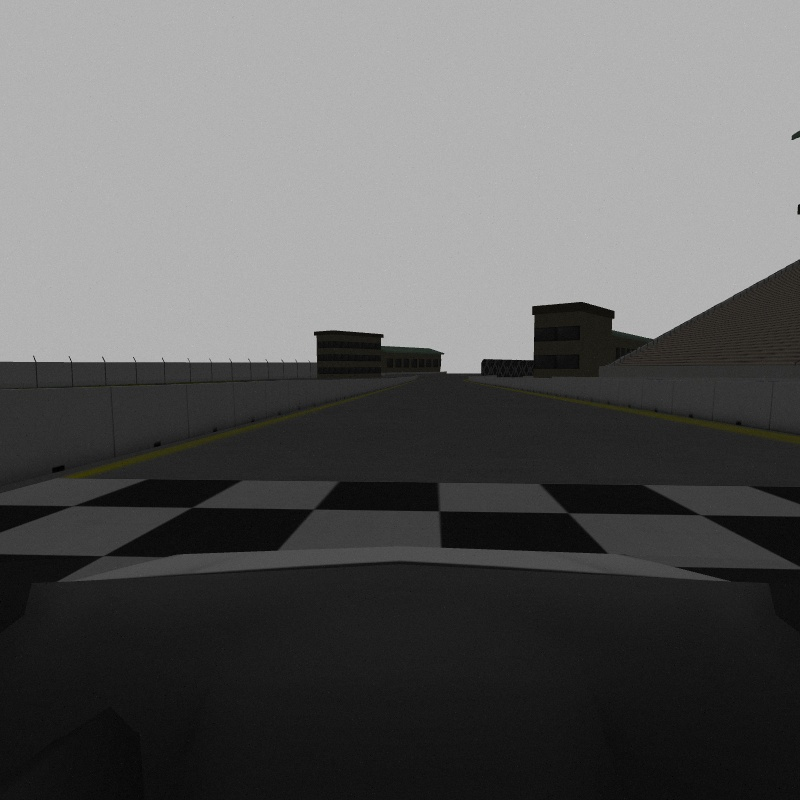
#> input picture resource/cv_image.jpg, 800 x 800 px, found by its file name
$ python test_treshold.py   (older library calls are emulated)
#> lines starting #> are read from the running program, lines starting #| are printed output that depends on the picture; after the words box and inside, x2 and y2 are one past the last pixel; in counts of white or black regions, pixels touching at a corner belong together; long printed decimals are rounded
import os
import cv2
import numpy as np

transform_matrix = np.array([
                    [-1.21530281e-01, -1.06108400e+00,  4.47978917e+02],
                    [-9.96030789e-06, -2.26076934e+00,  9.09619100e+02],
                    [-1.24503849e-08, -2.65468183e-03,  1.00000000e+00]])
inverse_matrix =np.array([
    [ 5.60456644e-01, -4.66465832e-01,  1.73233692e+02],
    [-4.96760242e-06, -4.42323786e-01,  4.02348598e+02],
    [-6.20950128e-09, -1.17423505e-03,  1.00000000e+00]])

test_dir_path = '/home/catundertheleaf/robocar/robocar_ws/src/path_from_image/resource'

def drawLaneArea(cv_image):
        """Draw lane area on top of the image

        Args:
            cv_image (OpenCV image): image to be drawn on

        Returns:
            np.array: image with lane area drawn on it
        """

        # get the tresholded image
        warp_img = warp(cv_image)
        binary = treshold_binary(warp_img)
        left_fit, right_fit, out_img = fit_polynomial(binary)
        draw_img = draw_filled_polygon(out_img, left_fit, right_fit)
        waypoints, draw_img = get_middle_line(draw_img, left_fit, right_fit, draw=True)

        cv2.imwrite(os.path.join(test_dir_path, 'treshold_middle.jpg'), draw_img)

        unwarp_img = warp(draw_img, top_view=False)
        print(draw_img.shape)
        print(waypoints)
        unwarped_waypoints = cv2.perspectiveTransform( np.array([waypoints]), inverse_matrix)
        print(unwarped_waypoints)
        # for point in unwarped_waypoints[0].astype(np.int64):
        #     cv2.drawMarker(unwarp_img, (point[0], point[1]), (255, 255, 255), cv2.MARKER_CROSS, thickness=5)
        for p in unwarped_waypoints[0]:
            print(p[0], p[1])

        lane_area_img = cv2.addWeighted(cv_image,  0.8, unwarp_img,  0.7, 0)


        cv2.imwrite(os.path.join(test_dir_path, 'lane_image_middle.jpg'), lane_area_img)

        return lane_area_img

def warp(image, top_view=True):
    """wrap image into top-view perspective

    Args:
        image (cv2_img): image to transform
        top_view (bool, optional): warp into top-view perspective or vice versa. Defaults to True.

    Returns:
        cv2_img: wraped image
    """
    h, w = image.shape[0], image.shape[1]
    birds_image = image
    matrix = transform_matrix
    if not top_view:
        matrix = inverse_matrix
    if (matrix is None):
        return birds_image
    else:
        birds_image = cv2.warpPerspective(np.copy(image), matrix, (w, h))
    return birds_image

def get_middle_line(img, left_fit, right_fit, draw=False):
    draw_img = np.copy(img)
    ploty, left_fitx, right_fitx = get_xy(img.shape[0], 10, left_fit, right_fit)
    middle_fitx = (left_fitx + right_fitx) / 2
    middle_lane_points = np.asarray([middle_fitx, ploty]).T
    if draw:
        for point in middle_lane_points.astype(np.int64):
            cv2.drawMarker(draw_img, (point[0], point[1]), (255, 255, 255), cv2.MARKER_CROSS, thickness=5)

    return middle_lane_points, draw_img

# draw a green polygon between two lanes
def draw_filled_polygon(img, left_fit, right_fit):
    draw_img = np.copy(img)
    ploty, left_fitx, right_fitx = get_xy(draw_img.shape[0], draw_img.shape[0], left_fit, right_fit)

    all_x = np.concatenate([left_fitx, np.flip(right_fitx, 0)])
    all_y = np.concatenate([ploty, np.flip(ploty, 0)])
    all_points = [(np.asarray([all_x, all_y]).T).astype(np.int64)]
    cv2.fillPoly(draw_img, all_points, (0,255,0))

    return draw_img

def get_xy(shape_0, num_points, left_fit, right_fit):
    ploty = np.linspace(0, shape_0-1, num_points)
    try:
        left_fitx = left_fit[0]*ploty**2 + left_fit[1]*ploty + left_fit[2]
        right_fitx = right_fit[0]*ploty**2 + right_fit[1]*ploty + right_fit[2]
    except TypeError:
        # Avoids an error if `left` and `right_fit` are still none or incorrect
        print('The function failed to fit a line!')
        left_fitx = 1*ploty**2 + 1*ploty
        right_fitx = 1*ploty**2 + 1*ploty

    return ploty, left_fitx, right_fitx

def fit_polynomial(treshold_warped):
    """return polynomial for both lanes

    Args:
        treshold_warped (CVimage): tresholded binary image

    Returns:
        tuple: polynomials for right and left lane
    """
    # ym_per_pix, xm_per_pix - meters per pixel in x or y dimension
    ym_per_pix=1
    xm_per_pix=1
    left_fit = [0,0,0]
    right_fit = [0,0,0]

    # Find our lane pixels first
    leftx, lefty, rightx, righty, out_img = find_lane_pixels(treshold_warped)

    # check if the image is not empty
    if (leftx.size > 0 and lefty.size > 0 and rightx.size > 0 and righty.size > 0):
        left_fit = np.polyfit(lefty*ym_per_pix, leftx*xm_per_pix, 2)
        right_fit = np.polyfit(righty*ym_per_pix, rightx*xm_per_pix, 2)

    return left_fit, right_fit, out_img

def find_lane_pixels(image, draw=False):
    """find lane pixels in image with sliding windows

    Args:
        image (CVimage): tresholded binary image
        draw (bool, optional): draw rectangles on the image or not. Defaults to False.

    Returns:
        tuple: right and left lane pixels
    """
    # HYPERPARAMETERS
    # Choose the number of sliding windows
    nwindows = 20
    # Set the width of the windows +/- margin
    margin = 50
    # Set minimum number of pixels found to recenter window
    minpix = 200

    # treshold_warped = image[:,:,0]
    # out_img = np.copy(image)
    # # Take a histogram of the bottom half of the image
    # histogram = np.sum(treshold_warped[treshold_warped.shape[0]//2:,:], axis=0)
    histogram = np.sum(image[image.shape[0]//2:,:], axis=0)
    # Create an output image to draw on and visualize the result
    out_img = np.dstack((image, image, image))

    from scipy.signal import find_peaks
    peaks, _ = find_peaks(histogram, distance=300)
    # if the image is empty
    if (np.amax(histogram) < 10):
        leftx = lefty = rightx = righty = np.array([])
    else:
        # Find the peak of the left and right halves of the histogram
        # These will be the starting point for the left and right lines
        midpoint = np.int64(histogram.shape[0]//2)
        leftx_base = np.argmax(histogram[:midpoint-margin])
        rightx_base = np.argmax(histogram[midpoint+margin:]) + midpoint
        leftx_base = peaks[0]
        rightx_base = peaks[-1]

        # Set height of windows - based on nwindows above and image shape
        window_height = np.int64(image.shape[0]//nwindows)
        # Identify the x and y positions of all nonzero pixels in the image
        nonzero = image.nonzero()
        nonzeroy = np.array(nonzero[0])
        nonzerox = np.array(nonzero[1])
        # Current positions to be updated later for each window in nwindows
        leftx_current = leftx_base
        rightx_current = rightx_base

        # Create empty lists to receive left and right lane pixel indices
        left_lane_inds = []
        right_lane_inds = []

        # Step through the windows one by one
        for window in range(nwindows):
            # Identify window boundaries in x and y (and right and left)
            win_y_low = image.shape[0] - (window+1)*window_height
            win_y_high = image.shape[0] - window*window_height

            # Find the four below boundaries of the window
            win_xleft_low = leftx_current - margin
            win_xleft_high = leftx_current + margin
            # draw window rectangles
            if draw:
                cv2.rectangle(out_img,(win_xleft_low,win_y_low),
                (win_xleft_high,win_y_high),(0,255,0), 2)
            # Identify the nonzero pixels in x and y within the window
            good_left_inds = ((nonzeroy >= win_y_low) & (nonzeroy < win_y_high) &
            (nonzerox >= win_xleft_low) &  (nonzerox < win_xleft_high)).nonzero()[0]
            # Append these indices to the lists
            left_lane_inds.append(good_left_inds)
            # If you found > minpix pixels, recenter next window on their mean position
            # or stop windows
            if len(good_left_inds) > minpix:
                leftx_current=np.int64(np.mean(nonzerox[good_left_inds]))

            # Find the four below boundaries of the window
            win_xright_low = rightx_current - margin
            win_xright_high = rightx_current + margin
            # draw window rectangles
            if draw:
                cv2.rectangle(out_img,(win_xright_low,win_y_low),
                (win_xright_high,win_y_high),(0,255,0), 2)

            # Identify the nonzero pixels in x and y within the window
            good_right_inds = ((nonzeroy >= win_y_low) & (nonzeroy < win_y_high) &
            (nonzerox >= win_xright_low) &  (nonzerox < win_xright_high)).nonzero()[0]
            # Append these indices to the lists
            right_lane_inds.append(good_right_inds)
            # If you found > minpix pixels, recenter next window on their mean position
            # or stop windows
            if (good_right_inds.shape[0] > minpix):
                rightx_current=np.int64(np.mean(nonzerox[good_right_inds]))

        # Concatenate the arrays of indices (previously was a list of lists of pixels)
        try:
            left_lane_inds = np.concatenate(left_lane_inds)
            right_lane_inds = np.concatenate(right_lane_inds)
        except ValueError:
            # Avoids an error if the above is not implemented fully
            pass

        # Extract left and right line pixel positions
        leftx = nonzerox[left_lane_inds]
        lefty = nonzeroy[left_lane_inds]
        rightx = nonzerox[right_lane_inds]
        righty = nonzeroy[right_lane_inds]

        out_img[lefty, leftx] = [0, 0, 255]
        out_img[righty, rightx] = [255, 0, 0]

    return leftx, lefty, rightx, righty, out_img

def treshold_binary(image, s_thresh=(50, 255), sx_thresh=(20, 100)):
    """Gradient and color tresholding of an image

    Args:
        image (OpenCV image): image to be tresholded
        s_thresh (tuple, optional): Threshold x gradient. Defaults to (50, 255).
        sx_thresh (tuple, optional): Sobel x treshold. Defaults to (20, 100).

    Returns:
        np.array: binary image
    """
    # Convert to HLS color space and separate the V channel
    hls = cv2.cvtColor(image, cv2.COLOR_BGR2HLS)
    l_channel = hls[:,:,1]
    s_channel = hls[:,:,2]

    # Sobel x
    sobelx = cv2.Sobel(l_channel, cv2.CV_64F, 1, 0) # Take the derivative in x
    abs_sobelx = np.absolute(sobelx) # Absolute x derivative to accentuate lines away from horizontal
    scaled_sobel = np.uint8(255*abs_sobelx/np.max(abs_sobelx)) if (np.max(abs_sobelx)) else np.uint8(255*abs_sobelx)

    # Threshold x gradient
    sxbinary = np.zeros_like(scaled_sobel)
    sxbinary[(scaled_sobel >= sx_thresh[0]) & (scaled_sobel <= sx_thresh[1])] = 1

    # Threshold color channel
    # in simulation h and s channels are zeros
    if (np.max(s_channel) == 0):
        s_channel = l_channel
    s_binary = np.zeros_like(s_channel)
    s_binary[(s_channel >= s_thresh[0]) & (s_channel <= s_thresh[1])] = 1

    # Combine the two binary thresholds
    combined_binary = np.zeros_like(sxbinary)
    combined_binary[(s_binary == 1) | (sxbinary == 1)] = 1

    # binary = np.dstack((combined_binary, combined_binary, combined_binary)) * 255
    return combined_binary
    # return binary


# # cv_image = cv2.imread(os.path.join(test_dir_path, 'wraped_image.jpg'))
cv_image = cv2.imread(os.path.join(test_dir_path, 'cv_image.jpg'))
#> cv_image is the input picture: shape (800, 800, 3); mean B, G, R 93.8, 94.1, 94.1
# lane_img = drawLaneArea(cv_image)
drawLaneArea(cv_image)
#> in warp, `birds_image = cv2.warpPerspective(np.copy(image), matrix, (w, h))`:
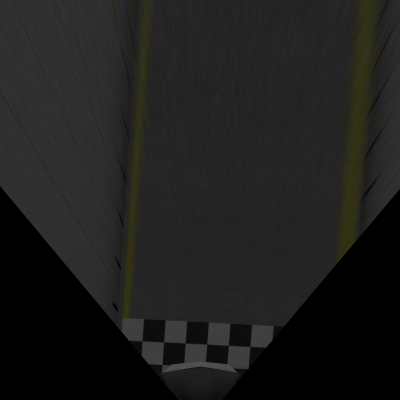
#> birds_image: shape (800, 800, 3) (shown at 1/2 size); mean B, G, R 28.9, 30.1, 30.1
#> in treshold_binary, `sobelx = cv2.Sobel(l_channel, cv2.CV_64F, 1, 0)`:
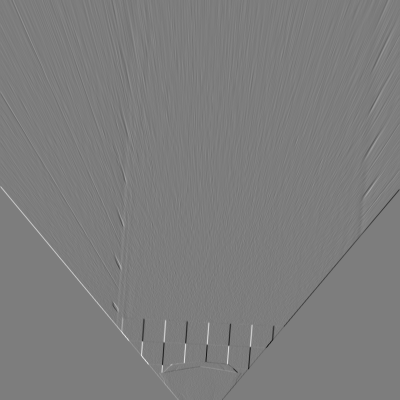
#> sobelx: shape (800, 800) float64 (shown at 1/2 size); min -245, max 253, mean 0; drawn with min black and max white
#> in drawLaneArea, `binary = treshold_binary(warp_img)`:
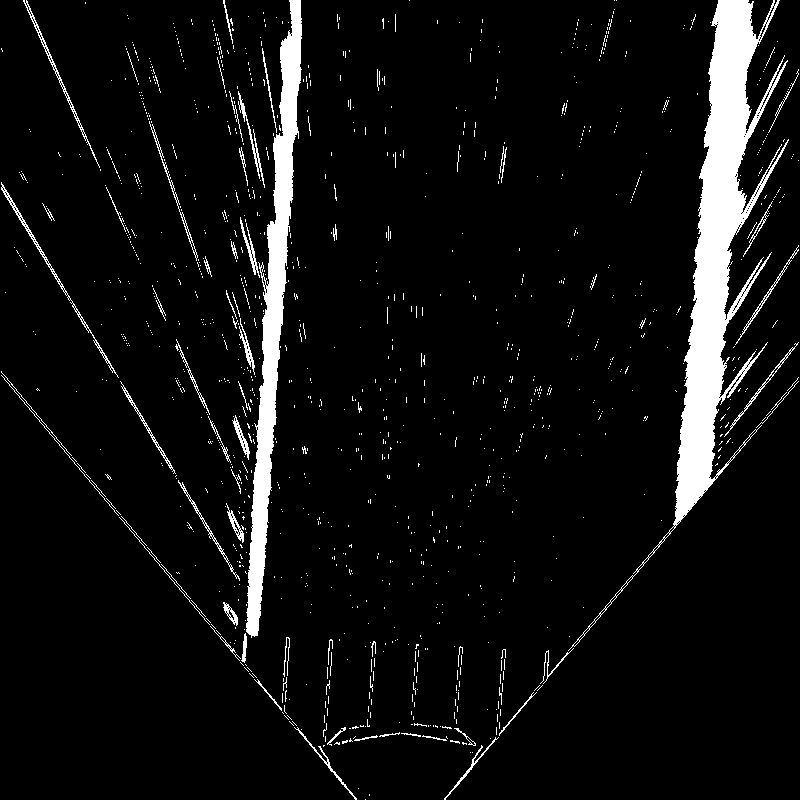
#> binary: shape (800, 800); values 0 (black) and 1 (white), 6.6% white; 1223 white regions (1149 under 20 px), largest, box (x1, y1, x2, y2) and area: (568, 0, 789, 651) 20739, (246, 0, 302, 638) 10572, (1, 182, 119, 378) 567
#> in find_lane_pixels, `histogram = np.sum(image[image.shape[0]//2:,:], axis=0)`: histogram = 800 values, max 217 at index 259, min 0 at index 0, mean 15.37
#> in find_lane_pixels, `peaks, _ = find_peaks(histogram, distance=300)`: peaks = [259, 685]
#> in find_lane_pixels, `leftx_base = np.argmax(histogram[:midpoint-margin])`: leftx_base = 259
#> in find_lane_pixels, `rightx_base = np.argmax(histogram[midpoint+margin:]) + midpoint`: rightx_base = 635
#> in find_lane_pixels, `rightx_base = peaks[-1]`: rightx_base = 685
#> in find_lane_pixels, `nonzero = image.nonzero()`: nonzero = 41920 positions, rows 0 to 799, columns 1 to 798
#> in find_lane_pixels, `leftx_current = leftx_base`: leftx_current = 259
#> in find_lane_pixels, `rightx_current = rightx_base`: rightx_current = 685
#> the loop in find_lane_pixels, `for window in range(nwindows):` made 20 passes
#> (win_xleft_low, win_xleft_high, leftx_current, win_xright_low, win_xright_high, rightx_current) on passes 8 to 15: (199, 299, 255, 635, 735, 688), (205, 305, 257, 638, 738, 697), (207, 307, 258, 647, 747, 700), (208, 308, 265, 650, 750, 708), (215, 315, 266, 658, 758, 708), (216, 316, 269, 658, 758, 715), (219, 319, 270, 665, 765, 715), (220, 320, 274, 665, 765, 723)
#> after the loop in find_lane_pixels, `for window in range(nwindows):`: left_lane_inds = 20 items
#> in find_lane_pixels, `left_lane_inds = np.concatenate(left_lane_inds)`: left_lane_inds = 13762 values, max 41484 at index 47, min 5 at index 13292, mean 23048.9
#> in find_lane_pixels, `leftx = nonzerox[left_lane_inds]`: leftx = 13762 values, max 310 at index 10737, min 199 at index 3201, mean 267.8
#> in find_lane_pixels, `lefty = nonzeroy[left_lane_inds]`: lefty = 13762 values, max 742 at index 47, min 0 at index 13292, mean 326
#> in find_lane_pixels, `out_img[righty, rightx] = [255, 0, 0]`:
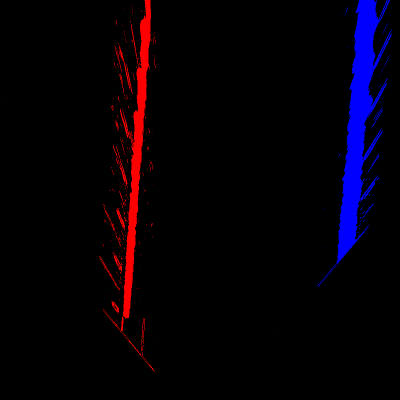
#> out_img: shape (800, 800, 3) (shown at 1/2 size); mean of channels 0, 1, 2 8.3, 0, 5.5; drawn as B, G, R
#> in fit_polynomial, `left_fit = np.polyfit(lefty*ym_per_pix, leftx*xm_per_pix, 2)`: left_fit = [9.23e-05, -0.123, 295.1]
#> in fit_polynomial, `right_fit = np.polyfit(righty*ym_per_pix, rightx*xm_per_pix, 2)`: right_fit = [-0.000118, -0.0368, 736.6]
#> in drawLaneArea, `left_fit, right_fit, out_img = fit_polynomial(binary)`: left_fit = [9.23e-05, -0.123, 295.1]; right_fit = [-0.000118, -0.0368, 736.6]
#> in get_xy, `left_fitx = left_fit[0]*ploty**2 + left_fit[1]*ploty + left_fit[2]`: left_fitx = 800 values, max 295.1 at index 0, min 253.8 at index 668, mean 265.4
#> in get_xy, `right_fitx = right_fit[0]*ploty**2 + right_fit[1]*ploty + right_fit[2]`: right_fitx = 800 values, max 736.6 at index 0, min 632 at index 799, mean 696.8
#> in draw_filled_polygon, `ploty, left_fitx, right_fitx = get_xy(draw_img.shape[0], draw_img.shap..`: ploty = 800 values from 0 to 799
#> in draw_filled_polygon, `all_x = np.concatenate([left_fitx, np.flip(right_fitx, 0)])`: all_x = 1600 values, max 736.6 at index 1599, min 253.8 at index 668, mean 481.1
#> in draw_filled_polygon, `all_y = np.concatenate([ploty, np.flip(ploty, 0)])`: all_y = 1600 values, max 799 at index 799, min 0 at index 0, mean 399.5
#> in get_middle_line, `ploty, left_fitx, right_fitx = get_xy(img.shape[0], 10, left_fit, righ..`: ploty = [0, 88.78, 177.6, 266.3, 355.1, 443.9, 532.7, 621.4, 710.2, 799]; left_fitx = [295.1, 284.8, 276.1, 268.8, 262.9, 258.5, 255.5, 254, 254, 255.4]; right_fitx = [736.6, 732.4, 726.3, 718.4, 708.7, 697, 683.6, 668.2, 651, 632]
#> in get_middle_line, `middle_fitx = (left_fitx + right_fitx) / 2`: middle_fitx = [515.8, 508.6, 501.2, 493.6, 485.8, 477.8, 469.5, 461.1, 452.5, 443.7]
#> in get_middle_line, `middle_lane_points = np.asarray([middle_fitx, ploty]).T`: middle_lane_points = [[515.8, 0], [508.6, 88.78], [501.2, 177.6], [493.6, 266.3], [485.8, 355.1], [477.8, 443.9], [469.5, 532.7], [461.1, 621.4], [452.5, 710.2], [443.7, 799]]
#> the loop in get_middle_line, `for point in middle_lane_points.astype(np.int64):` made 10 passes
#> point on passes 1 to 8: [515, 0], [508, 88], [501, 177], [493, 266], [485, 355], [477, 443], [469, 532], [461, 621]
#> after the loop in get_middle_line, `for point in middle_lane_points.astype(np.int64):`:
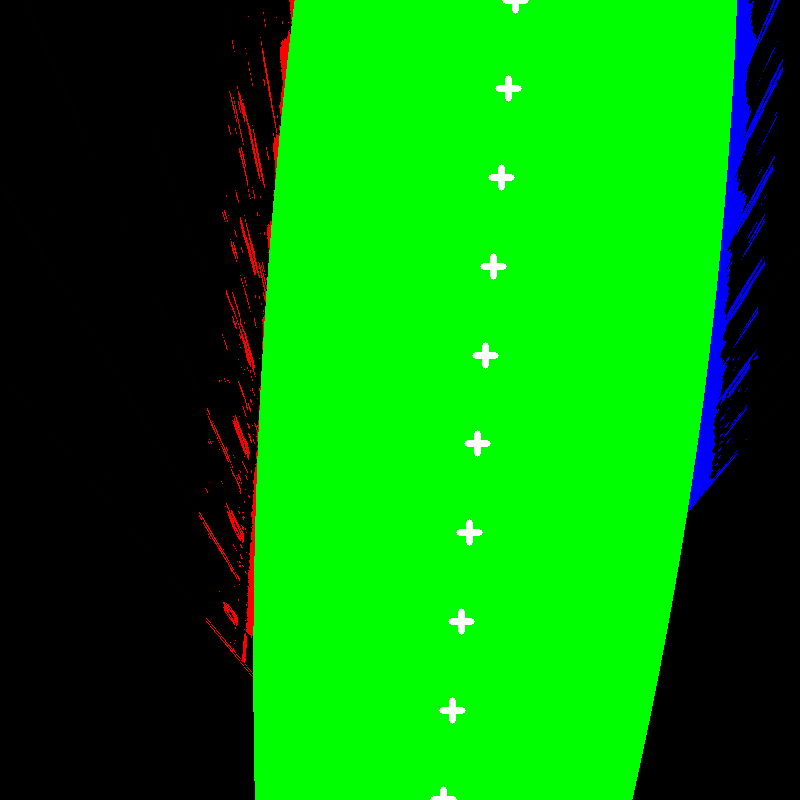
#> draw_img: shape (800, 800, 3); mean of channels 0, 1, 2 4.9, 137.8, 2.8; drawn as B, G, R
#> in drawLaneArea, `waypoints, draw_img = get_middle_line(draw_img, left_fit, right_fit, d..`: waypoints has the same summary as middle_lane_points in get_middle_line
#> call 2 of warp, with top_view = False
#> in warp (call 2), `birds_image = cv2.warpPerspective(np.copy(image), matrix, (w, h))`:
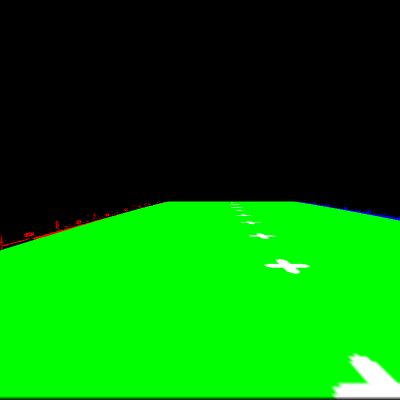
#> birds_image: shape (800, 800, 3) (shown at 1/2 size); mean of channels 0, 1, 2 3.5, 117.6, 3.7; drawn as B, G, R
#| (800, 800, 3)
#| [[515.827   0.        ]
#|  [508.616  88.778]
#|  [501.204 177.556]
#|  [493.590 266.333]
#|  [485.776 355.111]
#|  [477.760 443.889]
#> (further printed lines are left out)
#> in drawLaneArea, `unwarped_waypoints = cv2.perspectiveTransform( np.array([waypoints]), ..`: unwarped_waypoints = [[462.3, 402.3], [465.4, 405.3], [469.1, 409.1], [473.8, 414], [480, 420.7], [488.6, 430.3], [501.8, 445.2], [524.6, 471.6], [575.5, 531.2], [796.2, 792]]
#| [[[462.334 402.347]
#|   [465.396 405.333]
#|   [469.123 409.106]
#|   [473.816 414.022]
#|   [479.994 420.697]
#|   [488.627 430.279]
#> (further printed lines are left out)
#> the loop in drawLaneArea, `for p in unwarped_waypoints[0]:` made 10 passes
#> (printed output is left out)
#> in drawLaneArea, `lane_area_img = cv2.addWeighted(cv_image,  0.8, unwarp_img,  0.7, 0)`:
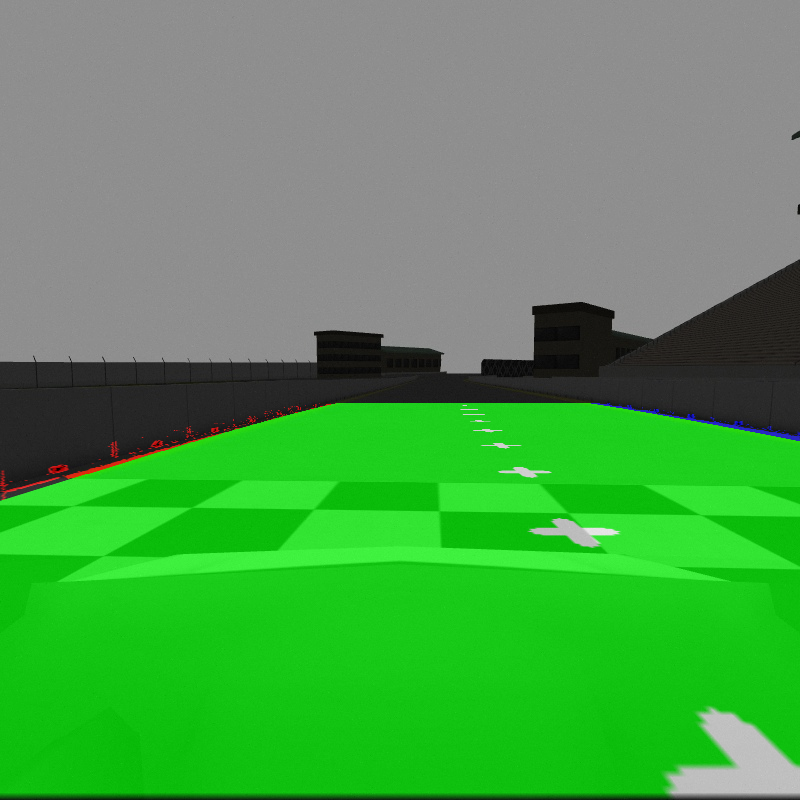
#> lane_area_img: shape (800, 800, 3); mean B, G, R 77.5, 157.5, 77.9
# cv2.imwrite(os.path.join(test_dir_path, 'lane_image.jpg'), lane_img)


# src = np.float32([[200, cv_image.shape[0]],[593, 450],[cv_image.shape[1]-590, 450],[cv_image.shape[1]-160, cv_image.shape[0]]])
# dst = np.float32([[300, cv_image.shape[0]],[300, 0],[cv_image.shape[1]-300, 0],[cv_image.shape[1]-300, cv_image.shape[0]]])
# M = cv2.getPerspectiveTransform(src, dst)
# Minv = cv2.getPerspectiveTransform(dst, src)


# image waypoints
# points:
# - x: 462.50994873046875
#   y: 402.3473205566406
#   z: 0.0
# - x: 465.7264099121094
#   y: 405.33319091796875
#   z: 0.0
# - x: 469.6453857421875
#   y: 409.1055603027344
#   z: 0.0
# - x: 474.58648681640625
#   y: 414.0223388671875
#   z: 0.0
# - x: 481.0980224609375
#   y: 420.6974182128906
#   z: 0.0
# - x: 490.2058410644531
#   y: 430.2793273925781
#   z: 0.0
# - x: 504.077880859375
#   y: 445.1954040527344
#   z: 0.0
# - x: 528.2269287109375
#   y: 471.6178283691406
#   z: 0.0
# - x: 582.0111083984375
#   y: 531.2202758789062
#   z: 0.0
# - x: 815.4381713867188
#   y: 791.9547119140625
#   z: 0.0
# ---
